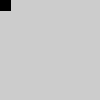
Frame 1 (no input)
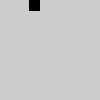
Frame 60 (the mouse pressed at the canvas centre just before this capture)
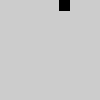
Frame 120 (the mouse held since frame 60 and released just before this capture)

The Processing sketch that drew these frames (run headless with seeded random() and noise(); from frame 60 on, the mouse is pressed at the canvas centre):

// Processing sketch: sketch_20_2
// ── sketch_20_2.pde
//20.2

float x = 0.0;

void setup(){
  size(100, 100);
  smooth();
  fill(0);
}

void draw(){
  background(204);
  rect(x, 0, 10, 10);
  x += 0.5;
  if (x > 100) {
    x = -10.0;
  }
}
